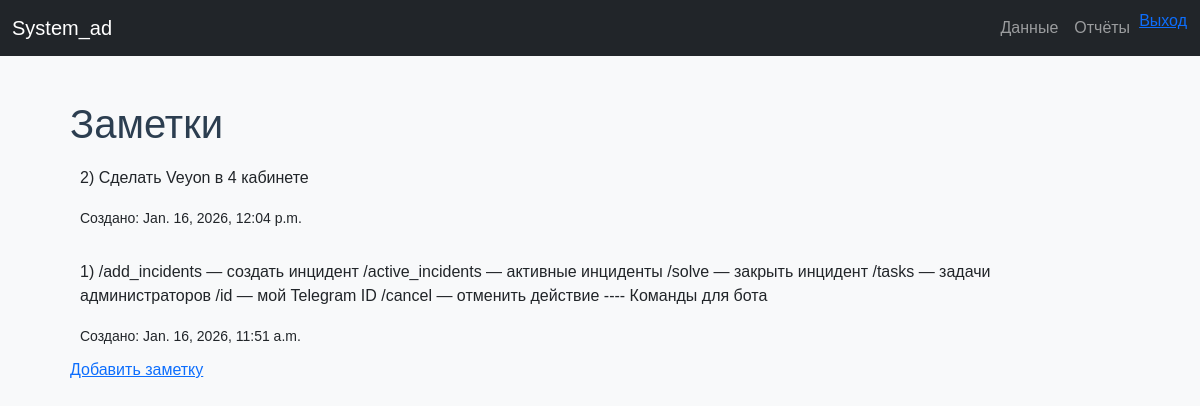
Screenshot of /notes (signed in) with the database file from the repository.
### api/models.py (models this page shows, shortened)
class Notes(models.Model):
    content = models.TextField()
    created_at = models.DateTimeField(auto_now_add=True)

### api/views.py (the view)
# urls.py: path('notes', notes_view, name='notes_view'),
@login_required
def notes_view(request):
    notes = Notes.objects.all().order_by('-created_at')
    paginator = Paginator(notes, 10)
    page_number = request.GET.get('page')
    page_obj = paginator.get_page(page_number)
    context = {
        'notes': page_obj,
        'page_obj': page_obj,
        'is_paginated': page_obj.has_other_pages(),
    }
    return render(request, 'dataCRUd/notes.html', context)

### templates/dataCRUd/notes.html (shortened to what this page needs)
{% extends "base.html" %}
{% block content %}
<h1>Заметки</h1>
<div id="notes-container">
    {% for note in notes %}
        <div class="note">
            <p>{{note.id}})  {{ note.content }}</p>
            <small>Создано: {{ note.created_at }}</small>
        </div>
    {% endfor %}
</div>
<a href="{% url 'notes_api' %}">Добавить заметку</a>
{% endblock %}

### static/css/style.css (style rules this page uses)
body { font-family: Arial, sans-serif; background: #f4f6f8; margin: 0; padding: 0; }
h1, h2 { color: #2c3e50; }
.note { padding: 10px; }
#notes-container { display: flex; flex-wrap: wrap; gap: 10px; }

### rows the page displays
Notes: id "2", content "Сделать Veyon в 4 кабинете", created_at "Jan. 16, 2026, 12:04 p.m."
Notes: id "1", content "/add_incidents — создать инцидент /active_incidents — активные инциденты /solve — закрыть инцидент /tasks — задачи администраторов /id — мой Telegram ID /cancel — отменить действие ---- Команды для бота", created_at "Jan. 16, 2026, 11:51 a.m."
